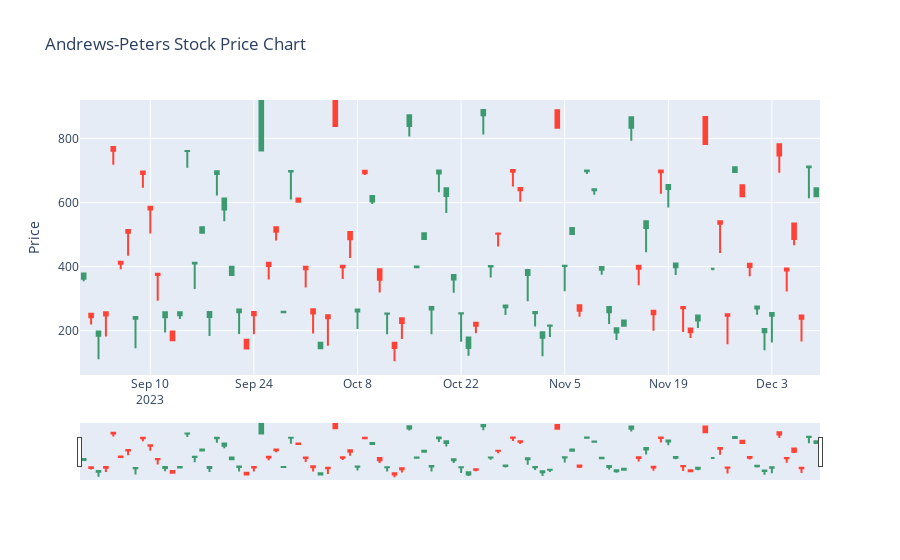
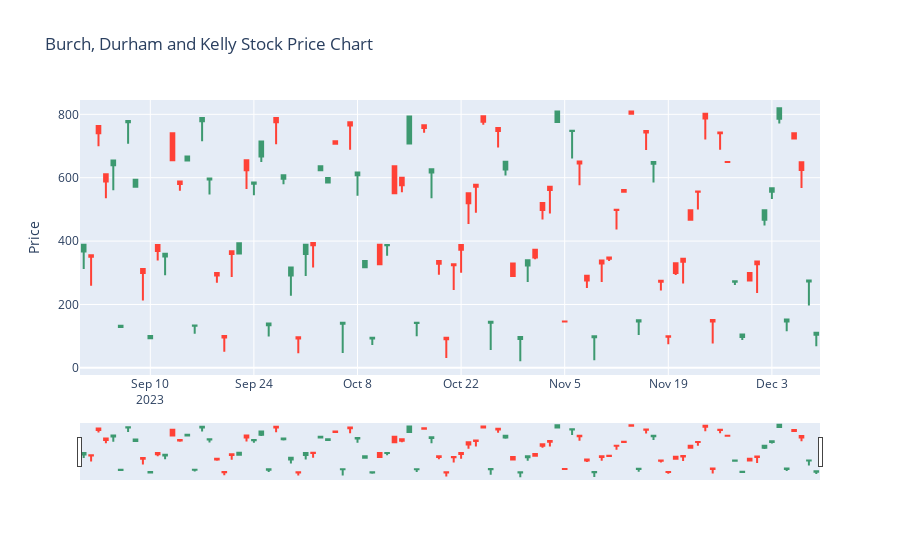
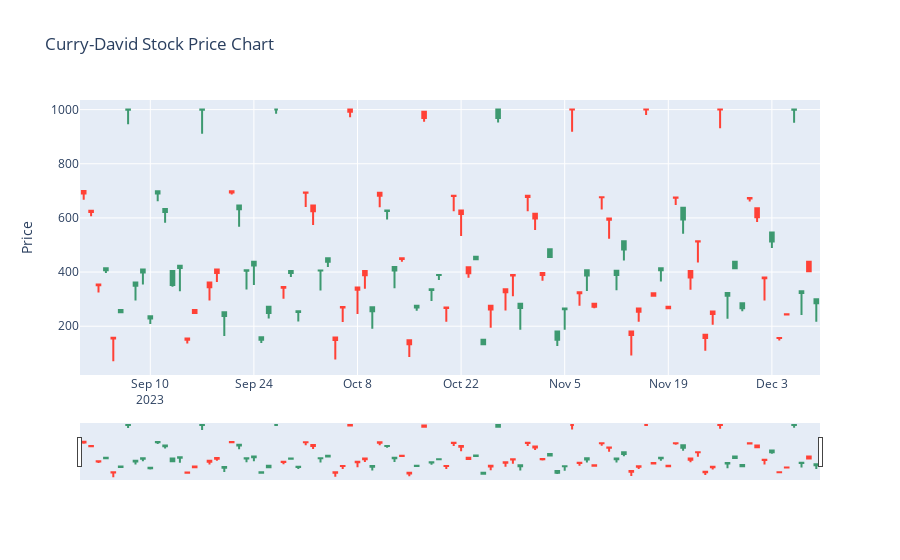
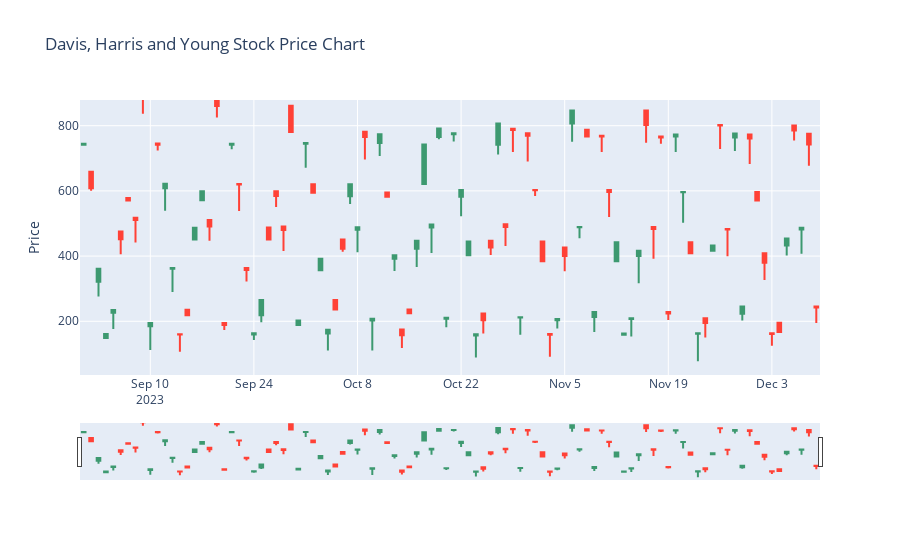

Notebook code for these charts, in order:
### Code cell
import plotly.graph_objects as go


for company in df['company'].unique():
    filtered_df = df[df['company'] == company]
    filtered_df.head()

    fig = go.Figure(data=[go.Candlestick(x=filtered_df['date'],
                                        open=filtered_df['open_price'],
                                        high=filtered_df['high_price'],
                                        low=filtered_df['low_price'],
                                        close=filtered_df['close_price'])
                                        ])
    
    fig.update_layout(
        title=f"{company} Stock Price Chart",
        yaxis_title="Price"
    )

    fig.show()
